Frame 1 (no input): blank canvas, image omitted
Frame 60 (no input): blank canvas, image omitted
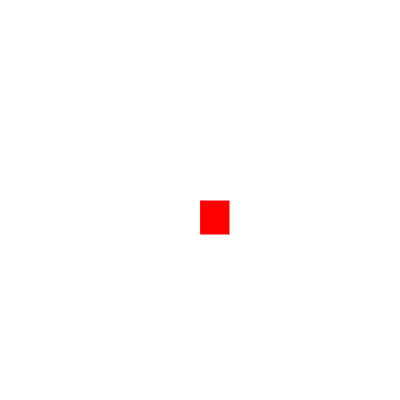
Frame 120 (the mouse pressed at the canvas centre since frame 60)

The p5.js sketch whose frames 1 and 60 were blank and that drew this single picture after the mouse press (run headless with seeded random() and noise() and a simulated clock; from frame 60 on, the mouse is pressed at the canvas centre):

// p5.js sketch
// ── sketch.js
function setup() {
    createCanvas(400, 400);
  }
  
  function draw() {
    
    stroke("white");
    fill("red");
    
    // console.log(mouseIsPressed);
    
    if(mouseIsPressed) {
    rect(mouseX,mouseY,30,35);
    }
  }
